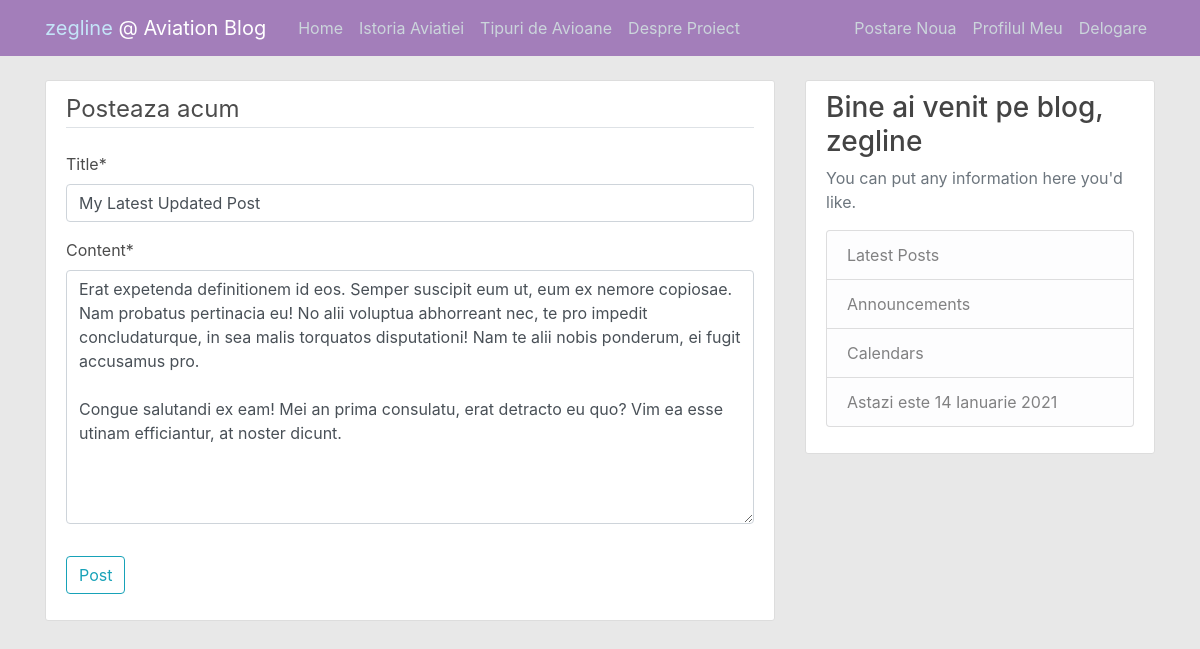
/post/29/update (signed in), run on the app's committed database.
### blog/models.py (models this page shows, shortened)
class Post(models.Model):
    title = models.CharField(max_length=100)
    content = models.TextField()
    date_posted = models.DateTimeField(default=timezone.now)
    author = models.ForeignKey(User, on_delete=models.CASCADE)

### blog/views.py (the view, shortened to what this page needs)
# urls.py: path('post/<int:pk>/update', PostUpdateView.as_view(), name='post-update'),
class PostUpdateView(LoginRequiredMixin, UserPassesTestMixin, UpdateView):
    model = Post
    fields = ['title', 'content']
    def test_func(self):
        post = self.get_object()
        if self.request.user == post.author:
            return True
        return False

### blog/templates/blog/post_form.html (shortened to what this page needs)
{% extends "blog/base.html" %}
{% load crispy_forms_tags %}
{% block content %}
    <div class="content-section">
        <form method="POST">
            <fieldset class="form-group">
                <legend class="border-bottom mb-4">Posteaza acum</legend>
                {{ form|crispy }}
            </fieldset>
            <div class="form-group">
                <button class="btn btn-outline-info" type="submit">Post</button>
            </div>
        </form>
    </div>
{% endblock content %}

### blog/templates/blog/base.html (shortened to what this page needs)
{% load static %}
{% load i18n %}
<!DOCTYPE html>
<html>
<head>
    <link rel="stylesheet" href="https://maxcdn.bootstrapcdn.com/bootstrap/4.0.0/css/bootstrap.min.css">
    <link rel="stylesheet" type="text/css" href="{% static 'blog/main.css' %}">
</head>
<body>
    <header class="site-header">
        <nav class="navbar navbar-expand-md navbar-dark bg-steel fixed-top">
            <div class="container">
                {% if user.is_authenticated %}
                    <a class="navbar-brand mr-4" href="{% url 'blog-home' %}">
                        <span class="text-highlight">{{ user.username }}</span> @ Aviation Blog
                    </a>
                {% else %}
                    <a class="navbar-brand mr-4" href="{% url 'blog-home' %}">In-Air</a>
                {% endif %}
                <div class="collapse navbar-collapse" id="navbarToggle">
                    <div class="navbar-nav mr-auto">
                        <a class="nav-item nav-link" href="{% url 'blog-home' %}">Home</a>
                        <a class="nav-item nav-link" href="{% url 'blog-history' %}">Istoria Aviatiei</a>
                        <a class="nav-item nav-link" href="{% url 'blog-planes' %}">Tipuri de Avioane</a>
                        <a class="nav-item nav-link" href="{% url 'blog-about' %}">Despre Proiect</a>
                    </div>
                    <div class="navbar-nav">
                        {% if user.is_authenticated %}
                            <a class="nav-item nav-link" href="{% url 'post-create' %}">Postare Noua</a>
                            <a class="nav-item nav-link" href="{% url 'profile' %}">Profilul Meu</a>
                            <a class="nav-item nav-link" href="{% url 'logout' %}">Delogare</a>
                        {% else %}
                            <a class="nav-item nav-link" href="{% url 'login' %}">Logare</a>
                            <a class="nav-item nav-link" href="{% url 'register' %}">Inregistrare</a>
                        {% endif %}
                    </div>
                </div>
            </div>
        </nav>
    </header>
    <main role="main" class="container">
        <div class="row">
            <div class="col-md-8">
                {% block content %}{% endblock %}
            </div>
            <div class="col-md-4">
                <div class="content-section">
                    {% if user.is_authenticated %}
                        <h3>Bine ai venit pe blog, {{ user.username }}</h3>
                    {% else %}
                        <h3>In-Air Blog</h3>
                    {% endif %}
                    <p class='text-muted'>You can put any information here you'd like.
                    <ul class="list-group">
                        <li class="list-group-item list-group-item-light">Latest Posts</li>
                        <li class="list-group-item list-group-item-light">Announcements</li>
                        <li class="list-group-item list-group-item-light">Calendars</li>
                        <li class="list-group-item list-group-item-light">
                            {% language 'ro' %}
                            Astazi este {% now "j F Y" %}
                            {% endlanguage %}
                        </li>
                    </ul>
                    </p>
                </div>
            </div>
        </div>
    </main>
</body>
</html>

### blog/static/blog/main.css (style rules this page uses)
html { min-height: 100%; }
body { background: #e8e8e8; background: #e8e8e8; background-size: cover; background-position: center; background-repeat: no-repeat; color: #4c4c4c; margin-top: 5rem; }
h1, h2, h3, h4, h5, h6 { color: #444444; }
ul { margin: 0; }
.bg-steel { background-color: #a37eba; }
.site-header .navbar-nav .nav-link { color: #cbd5db; }
.content-section { background: #ffffff; padding: 10px 20px; border: 1px solid #dddddd; border-radius: 3px; margin-bottom: 20px; }
.text-highlight { color: #c4e5f8; }

### data on the page
Post: title "My Latest Updated Post", content "Erat expetenda definitionem id eos. Semper suscipit eum ut, eum ex nemore copiosae. Nam probatus pertinacia eu! No alii voluptua abhorreant nec, te pro impedit concludaturque, in sea malis torquatos disputationi! Nam te alii nobis ponderum, ei fugit accusamus pro. Congue salutandi ex eam! Mei an prima consulatu, erat detracto eu quo? Vim ea esse utinam efficiantur, at noster dicunt."

### other printed values
{{ user.username }} "zegline"
